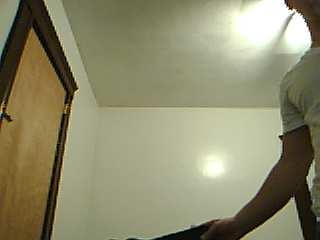
#> input picture Left8.5cmBackWall.png, 320 x 240 px, given in place of LeftLarge.png, which was not available
$ python TestImgComp.py   (older library calls are emulated)
#> lines starting #> are read from the running program, lines starting #| are printed output that depends on the picture; after the words box and inside, x2 and y2 are one past the last pixel; in counts of white or black regions, pixels touching at a corner belong together; pictures that were not available may be replaced by others from this repository, and a replacement may not be noted
### ImageComparison.py
from imutils.video import VideoStream
import time
import cv2
import numpy
import copy
from matplotlib import pyplot as plt

class ImageComparison(object):
	def __init__(self, leftImage, rightImage):
		self.leftImage = leftImage
		self.rightImage = rightImage

	def convertToGray(self, image):
		return cv2.cvtColor(image, cv2.COLOR_BGR2GRAY)

	#Returns array, and then size of total array
	def getPatternArray(self, img, blockSize):
		#########NOTE THAT IN THE IMG, the HEIGHT IS FIRST..... so img[Y][X]
		img = self.convertToGray(img)
		##checks if blockSize fits arraySize
		if (len(img)%blockSize != 0 or len(img[0])%blockSize != 0):
			raise AssertionError("The image size must be perfectly divisible by the blockSize...ImageSize: %i by %i" %(len(img),len(img[0])))

		completeArray = []

		# SOMETHING IS REVERESED YOU DUMBASS!!!!!!!!!!!!!!!!!!!!!!!!!!!!!!!!!!!!!!......last part of subArray is defs reveresed, rest of matrices might be too!
		#print ('height',len(img)) # == 480
		# width == 640
		for height in range(0,len(img),blockSize):
			for width in range(0,len(img[0]),blockSize):
				subArray = [[0 for _ in range(blockSize)] for _ in range(blockSize)]
				#print('height:',height)
				#print('width:',width)
				for blockHeight in range (blockSize):
					for blockWidth in range(blockSize):
						#print('bwidth',blockWidth)
						#print('bheight',blockHeight)
						subArray[blockHeight][blockWidth] = img[height+blockHeight][width+blockWidth]

				subArray.append([height,width])   ### This is our position coordinate
				completeArray.append(subArray)
		print (len(completeArray[0]))
		#time.sleep(1)
		#print completeArray
		#print(completeArray[1199])
		return completeArray, blockSize


	##### THIS IS THE DISPARITY CODE (NEED BETTER IMAGES FOR BETTER TESTING)
	# [59 lines left out: function comparePatternToImg, not called in this run]


	#def


"""
numpy.core.arrayprint._line_width = 1100
numpy.set_printoptions(edgeitems=300)
webcamSize = 300

vc = cv2.VideoCapture(0) # pc webcam

vc2 = cv2.VideoCapture(1) #usb 1
vc2.set(3,webcamSize)
vc2.set(4,webcamSize)

vc3 = cv2.VideoCapture(2) #usb 2
vc3.set(3,webcamSize)
vc3.set(4,webcamSize)

time.sleep(2)

if vc.isOpened(): # try to get the first frame
    rval, frame = vc.read()
else:
    rval = False
print(rval)

if vc3.isOpened(): # try to get the first frame
    rval3, frame3 = vc3.read()
else:
    rval3 = False
print(rval3)

if vc2.isOpened(): # try to get the first frame
    rval2, frame2 = vc2.read()
else:
    rval2 = False
print(rval2)

cv2.imwrite('Left.png',frame3)
cv2.imwrite('Right.png',frame2)

stereo = cv2.createStereoBM(numDisparities=64, blockSize=25)
#stereo = cv2.StereoBM_create(numDisparities=16, blockSize=15)
frame2_new=cv2.cvtColor(frame2, cv2.COLOR_BGR2GRAY)
frame3_new=cv2.cvtColor(frame3, cv2.COLOR_BGR2GRAY)


#print(frame2_new)
#print('')
#print(frame3_new)
disparity = stereo.compute(frame3_new,frame2_new)
plt.imshow(disparity,'gray')
plt.show()
"""
## GOt my left and right frame......

## TRY APPLYING PIXEL SHIFTING COMPARISON....# geometry for left and right image pixel difference which will give depth
	# Larger pixel shift == object is closer
	##### NEed to have larger resolution for this.... try maxing it out. like 450 or something

""" NOw need to apply :
     Monocular:
      1. SHadows
      2. Relative Size
      3. Blurry = further away
     Binocular:
      4. Occlusion (object hidden behind another)
      5. Pattern in image A that is missing in image B
   While moving :
            get rate of deletion and accretion
   For best results, get something in the image of known size"""

### TestImgComp.py
from ImageComparison import ImageComparison as imgComp
import cv2
import time
from matplotlib import pyplot as plt

"""webcamSize = 300
vc = cv2.VideoCapture(0) # pc webcam
vc2 = cv2.VideoCapture(1) #usb 1
#vc2.set(3,webcamSize)
#vc2.set(4,webcamSize)
vc3 = cv2.VideoCapture(2) #usb 2
#vc3.set(3,webcamSize)
#vc3.set(4,webcamSize)
time.sleep(1)

print("Starting to take pictures")
frame2 = vc2.read()[1]
frame3 = vc3.read()[1]
print("Finishing taking pictures")
cv2.imwrite('LeftLarge.png',frame3)
cv2.imwrite('RightLarge.png',frame2)"""
start = time.time()
leftImg = cv2.imread("LeftLarge.png")
#> leftImg is the input picture: shape (240, 320, 3); mean B, G, R 108, 138.4, 140.7
rightImg = cv2.imread("RightLarge.png")
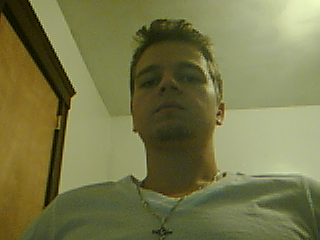
#> input picture Right14cm.png, 320 x 240 px, given in place of RightLarge.png, which was not available
#> rightImg is the input picture: shape (240, 320, 3); mean B, G, R 72.9, 118.5, 118.2
blockSize = 2
leftImg = cv2.GaussianBlur(leftImg,(7,7),0)
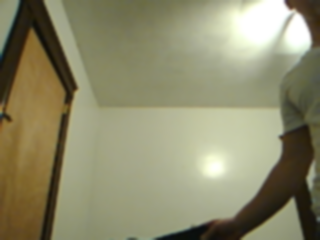
#> leftImg: shape (240, 320, 3); mean B, G, R 108, 138.4, 140.7
rightImg = cv2.GaussianBlur(rightImg,(7,7),0)

comp = imgComp(leftImg, rightImg)
array = comp.getPatternArray(leftImg,blockSize)[0]
#> in convertToGray, `return cv2.cvtColor(image, cv2.COLOR_BGR2GRAY)`:
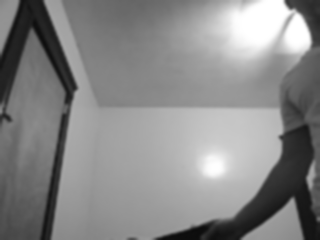
#> returned value: shape (240, 320); min 12, max 255, mean 135.7
#> the loop in getPatternArray, `for height in range(0,len(img),blockSize):` made 120 passes
#> height on passes 3 to 14: 4, 6, 8, 10, 12, 14, 16, 18, 20, 22, 24, 26
#> after the loop in getPatternArray, `for height in range(0,len(img),blockSize):`: completeArray = 19200 items
#| 3
#> array = 19200 items
#print array
leftGrey = cv2.cvtColor(leftImg, cv2.COLOR_BGR2GRAY)
rightGrey = cv2.cvtColor(rightImg, cv2.COLOR_BGR2GRAY)
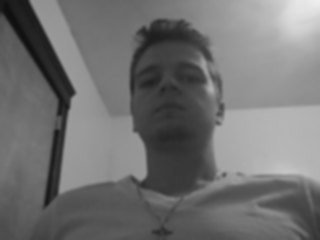
#> rightGrey: shape (240, 320); min 15, max 239, mean 113.2
ret,thresh = cv2.threshold(leftGrey,127,255,0)
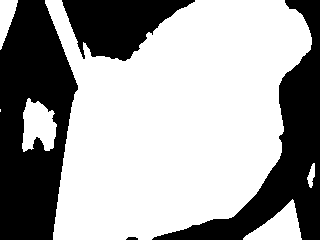
#> thresh: shape (240, 320); 63.5% white; 4 black regions
im2, contours, hierarchy = cv2.findContours(thresh,cv2.RETR_TREE,cv2.CHAIN_APPROX_SIMPLE)
#> contours = 6 contours, 1 with area under 20; largest, box (x1, y1, x2, y2) and area: (45, 0, 312, 240) 45144, (22, 98, 57, 152) 1225, (243, 199, 302, 240) 1125, (0, 0, 18, 50) 452, (307, 163, 315, 188) 92
cv2.drawContours(leftImg, contours, -1, (0,255,0), 3)
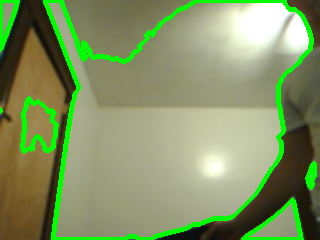
#> leftImg: shape (240, 320, 3); 8.42% of pixels changed, all inside (x1, y1, x2, y2) = (0, 0, 317, 240)
# [6 lines of commented-out code are left out]

#> (the run stopped early here; a loop or call above may not have finished)
